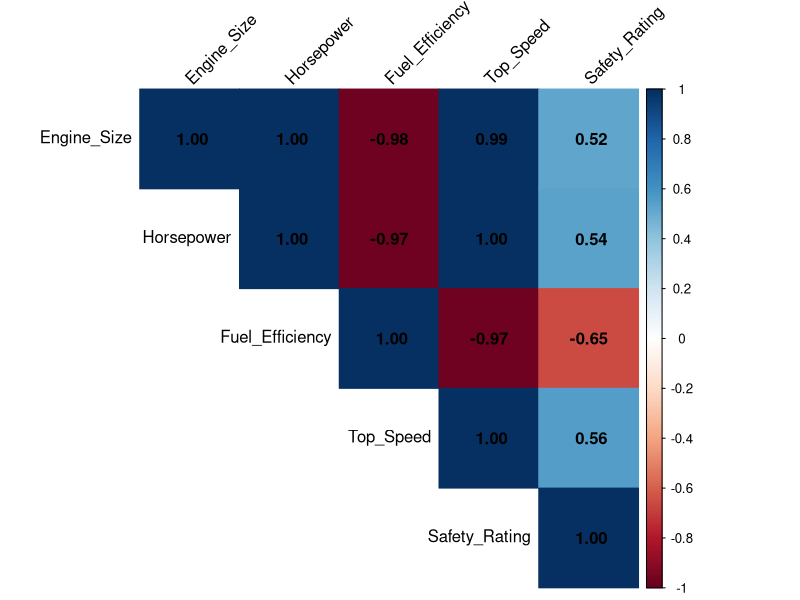

Write the R code that produced this figure.
# Install package (Run only once)
install.packages("corrplot")

# Load library
library(corrplot)

# Create Dataset
vehicle <- data.frame(
  Vehicle_ID = c("V1","V2","V3","V4","V5"),
  Engine_Size = c(1.5, 2.0, 3.0, 2.5, 1.8),
  Horsepower = c(110, 150, 250, 200, 130),
  Fuel_Efficiency = c(18, 15, 12, 14, 17),
  Top_Speed = c(180, 200, 250, 220, 190),
  Safety_Rating = c(4, 5, 5, 4, 3)
)

# Select only numerical columns
vehicle_num <- vehicle[, c("Engine_Size",
                           "Horsepower",
                           "Fuel_Efficiency",
                           "Top_Speed",
                           "Safety_Rating")]

# Calculate Correlation Matrix
cor_matrix <- cor(vehicle_num)

# Display Correlation Matrix
print(cor_matrix)

# Create Correlation Heatmap
corrplot(cor_matrix,
         method = "color",
         type = "upper",
         addCoef.col = "black",
         tl.col = "black",
         tl.srt = 45)
